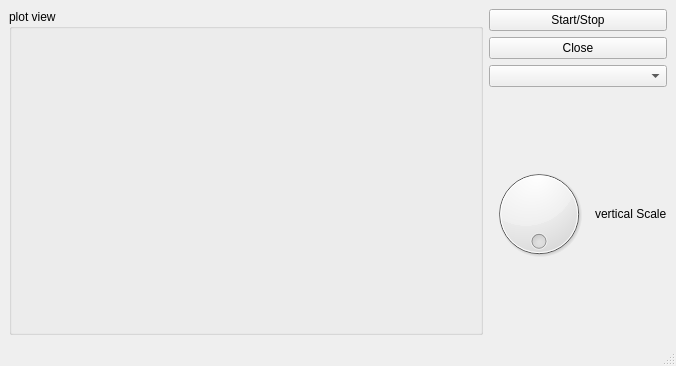
<?xml version="1.0" encoding="UTF-8"?>
<ui version="4.0">
 <class>MultimeterMainWindow</class>
 <widget class="QMainWindow" name="MultimeterMainWindow">
  <property name="geometry">
   <rect>
    <x>0</x>
    <y>0</y>
    <width>676</width>
    <height>366</height>
   </rect>
  </property>
  <property name="sizePolicy">
   <sizepolicy hsizetype="Expanding" vsizetype="Expanding">
    <horstretch>0</horstretch>
    <verstretch>0</verstretch>
   </sizepolicy>
  </property>
  <property name="windowTitle">
   <string>MainWindow</string>
  </property>
  <widget class="QWidget" name="centralwidget">
   <layout class="QHBoxLayout" name="horizontalLayout">
    <item>
     <widget class="QGroupBox" name="figure_box">
      <property name="sizePolicy">
       <sizepolicy hsizetype="Expanding" vsizetype="Expanding">
        <horstretch>0</horstretch>
        <verstretch>0</verstretch>
       </sizepolicy>
      </property>
      <property name="title">
       <string>plot view</string>
      </property>
     </widget>
    </item>
    <item>
     <layout class="QVBoxLayout" name="verticalLayout">
      <item>
       <widget class="QPushButton" name="start_button">
        <property name="text">
         <string>Start/Stop</string>
        </property>
       </widget>
      </item>
      <item>
       <widget class="QPushButton" name="close_button">
        <property name="text">
         <string>Close</string>
        </property>
       </widget>
      </item>
      <item>
       <widget class="QComboBox" name="camera_combo"/>
      </item>
      <item>
       <layout class="QHBoxLayout" name="horizontalLayout_2">
        <item>
         <widget class="QDial" name="vertival_scale_dial">
          <property name="wrapping">
           <bool>true</bool>
          </property>
         </widget>
        </item>
        <item>
         <widget class="QLabel" name="vertical_scale_label">
          <property name="sizePolicy">
           <sizepolicy hsizetype="Minimum" vsizetype="Preferred">
            <horstretch>0</horstretch>
            <verstretch>0</verstretch>
           </sizepolicy>
          </property>
          <property name="text">
           <string>vertical Scale</string>
          </property>
         </widget>
        </item>
       </layout>
      </item>
     </layout>
    </item>
   </layout>
  </widget>
  <widget class="QMenuBar" name="menubar">
   <property name="geometry">
    <rect>
     <x>0</x>
     <y>0</y>
     <width>676</width>
     <height>24</height>
    </rect>
   </property>
  </widget>
  <widget class="QStatusBar" name="statusbar"/>
 </widget>
 <resources/>
 <connections/>
</ui>
